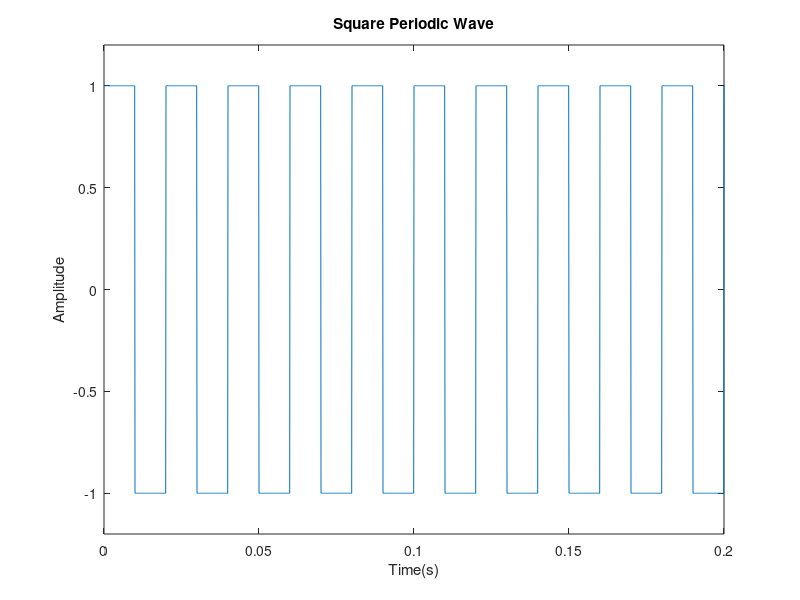
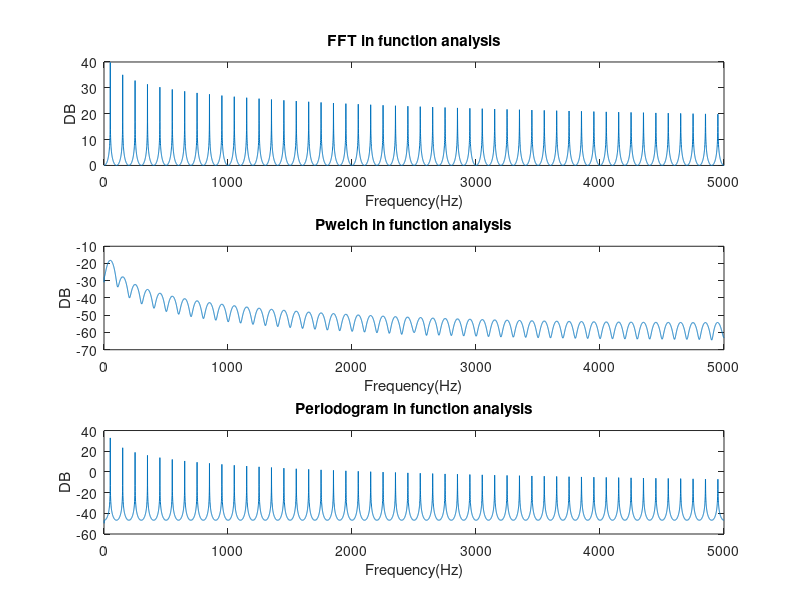

Write the MATLAB code that produced these figures, in order.
clc
clear all;

%%
%generate a square function with a period of 2*pi*f
fs=10000;                           %Sampling frequency
t=0:1/fs:1.5;
y=square(2*pi*50*t);
plot(t,y),axis([0 0.2 -1.2 1.2])
xlabel('Time(s)');
ylabel('Amplitude');
title('Square Periodic Wave')

%%
% fft analysis
NFFT=length(y);
Y_FFT=fft(y,NFFT);

window = [];                        %the window function and noverlap as a default value
noverlap = [];
Y_PWE = pwelch(y,window,noverlap,NFFT,fs);
Y_PERI = periodogram(y,window,NFFT);

magnitudeY_FFT=abs(Y_FFT);          %Magnitude
magnitudeY_PWE=abs(Y_PWE);         
magnitudeY_PERI=abs(Y_PERI);

dBmagnitudeY_FFT=10*log10(magnitudeY_FFT);
dBmagnitudeY_PWE=10*log10(magnitudeY_PWE);
dBmagnitudeY_PERI=10*log10(magnitudeY_PERI);
%%
F=(1:(NFFT+1)/2)*fs/NFFT;

figure
subplot(3,1,1)
plot(F,dBmagnitudeY_FFT(1:(NFFT+1)/2));
xlim([0 5000])
xlabel('Frequency(Hz)');
ylabel('DB');
title('FFT in function analysis')
subplot(3,1,2)
plot(F,dBmagnitudeY_PWE);
xlabel('Frequency(Hz)');
ylabel('DB');
title('Pwelch in function analysis')
xlim([0 5000])
subplot(3,1,3)
plot(F,dBmagnitudeY_PERI);
xlim([0 5000])
xlabel('Frequency(Hz)');
ylabel('DB');
title('Periodogram in function analysis')
